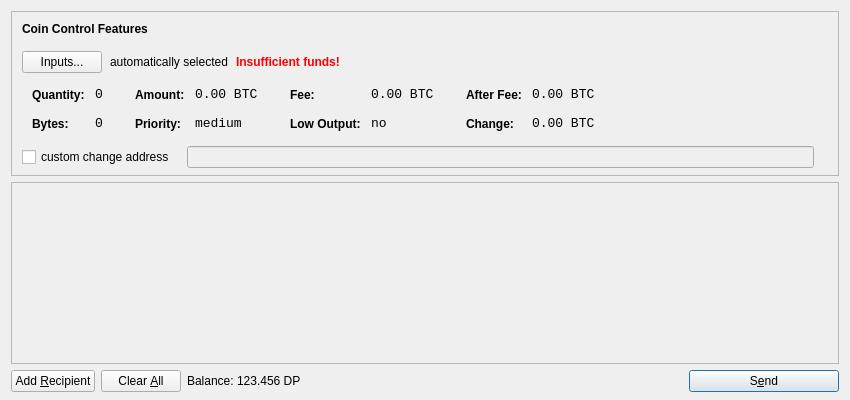
<?xml version="1.0" encoding="UTF-8"?>
<ui version="4.0">
 <class>SendCoinsDialog</class>
 <widget class="QDialog" name="SendCoinsDialog">
  <property name="geometry">
   <rect>
    <x>0</x>
    <y>0</y>
    <width>850</width>
    <height>400</height>
   </rect>
  </property>
  <property name="windowTitle">
   <string>Send Coins</string>
  </property>
  <layout class="QVBoxLayout" name="verticalLayout" stretch="0,1,0">
   <property name="bottomMargin">
    <number>8</number>
   </property>
   <item>
    <widget class="QFrame" name="frameCoinControl">
     <property name="sizePolicy">
      <sizepolicy hsizetype="Expanding" vsizetype="Expanding">
       <horstretch>0</horstretch>
       <verstretch>0</verstretch>
      </sizepolicy>
     </property>
     <property name="maximumSize">
      <size>
       <width>16777215</width>
       <height>16777215</height>
      </size>
     </property>
     <property name="frameShape">
      <enum>QFrame::StyledPanel</enum>
     </property>
     <property name="frameShadow">
      <enum>QFrame::Sunken</enum>
     </property>
     <layout class="QVBoxLayout" name="verticalLayoutCoinControl2">
      <property name="spacing">
       <number>-1</number>
      </property>
      <property name="leftMargin">
       <number>0</number>
      </property>
      <property name="topMargin">
       <number>0</number>
      </property>
      <property name="rightMargin">
       <number>0</number>
      </property>
      <property name="bottomMargin">
       <number>6</number>
      </property>
      <item>
       <layout class="QVBoxLayout" name="verticalLayoutCoinControl" stretch="0,0,0,0,1">
        <property name="spacing">
         <number>0</number>
        </property>
        <property name="leftMargin">
         <number>10</number>
        </property>
        <property name="topMargin">
         <number>10</number>
        </property>
        <item>
         <layout class="QHBoxLayout" name="horizontalLayoutCoinControl1">
          <property name="bottomMargin">
           <number>15</number>
          </property>
          <item>
           <widget class="QLabel" name="labelCoinControlFeatures">
            <property name="sizePolicy">
             <sizepolicy hsizetype="Preferred" vsizetype="Maximum">
              <horstretch>0</horstretch>
              <verstretch>0</verstretch>
             </sizepolicy>
            </property>
            <property name="font">
             <font>
              <weight>75</weight>
              <bold>true</bold>
             </font>
            </property>
            <property name="styleSheet">
             <string notr="true">font-weight:bold;</string>
            </property>
            <property name="text">
             <string>Coin Control Features</string>
            </property>
           </widget>
          </item>
         </layout>
        </item>
        <item>
         <layout class="QHBoxLayout" name="horizontalLayoutCoinControl2" stretch="0,0,0,0">
          <property name="spacing">
           <number>8</number>
          </property>
          <property name="bottomMargin">
           <number>10</number>
          </property>
          <item>
           <widget class="QPushButton" name="pushButtonCoinControl">
            <property name="styleSheet">
             <string notr="true"/>
            </property>
            <property name="text">
             <string>Inputs...</string>
            </property>
           </widget>
          </item>
          <item>
           <widget class="QLabel" name="labelCoinControlAutomaticallySelected">
            <property name="text">
             <string>automatically selected</string>
            </property>
            <property name="margin">
             <number>5</number>
            </property>
           </widget>
          </item>
          <item>
           <widget class="QLabel" name="labelCoinControlInsuffFunds">
            <property name="font">
             <font>
              <weight>75</weight>
              <bold>true</bold>
             </font>
            </property>
            <property name="styleSheet">
             <string notr="true">color:red;font-weight:bold;</string>
            </property>
            <property name="text">
             <string>Insufficient funds!</string>
            </property>
            <property name="margin">
             <number>5</number>
            </property>
           </widget>
          </item>
          <item>
           <spacer name="horizontalSpacerCoinControl">
            <property name="orientation">
             <enum>Qt::Horizontal</enum>
            </property>
            <property name="sizeHint" stdset="0">
             <size>
              <width>40</width>
              <height>1</height>
             </size>
            </property>
           </spacer>
          </item>
         </layout>
        </item>
        <item>
         <widget class="QWidget" name="widgetCoinControl" native="true">
          <property name="sizePolicy">
           <sizepolicy hsizetype="Preferred" vsizetype="Preferred">
            <horstretch>0</horstretch>
            <verstretch>0</verstretch>
           </sizepolicy>
          </property>
          <property name="minimumSize">
           <size>
            <width>0</width>
            <height>0</height>
           </size>
          </property>
          <property name="styleSheet">
           <string notr="true"/>
          </property>
          <layout class="QHBoxLayout" name="horizontalLayoutCoinControl5">
           <property name="margin">
            <number>0</number>
           </property>
           <item>
            <layout class="QHBoxLayout" name="horizontalLayoutCoinControl3" stretch="0,0,0,1">
             <property name="spacing">
              <number>20</number>
             </property>
             <property name="topMargin">
              <number>0</number>
             </property>
             <property name="bottomMargin">
              <number>10</number>
             </property>
             <item>
              <layout class="QFormLayout" name="formLayoutCoinControl1">
               <property name="horizontalSpacing">
                <number>10</number>
               </property>
               <property name="verticalSpacing">
                <number>14</number>
               </property>
               <property name="leftMargin">
                <number>10</number>
               </property>
               <property name="topMargin">
                <number>4</number>
               </property>
               <property name="rightMargin">
                <number>6</number>
               </property>
               <item row="0" column="0">
                <widget class="QLabel" name="labelCoinControlQuantityText">
                 <property name="styleSheet">
                  <string notr="true">font-weight:bold;</string>
                 </property>
                 <property name="text">
                  <string>Quantity:</string>
                 </property>
                 <property name="margin">
                  <number>0</number>
                 </property>
                </widget>
               </item>
               <item row="0" column="1">
                <widget class="QLabel" name="labelCoinControlQuantity">
                 <property name="font">
                  <font>
                   <family>Monospace</family>
                   <pointsize>10</pointsize>
                  </font>
                 </property>
                 <property name="cursor">
                  <cursorShape>IBeamCursor</cursorShape>
                 </property>
                 <property name="contextMenuPolicy">
                  <enum>Qt::ActionsContextMenu</enum>
                 </property>
                 <property name="text">
                  <string notr="true">0</string>
                 </property>
                 <property name="margin">
                  <number>0</number>
                 </property>
                 <property name="textInteractionFlags">
                  <set>Qt::LinksAccessibleByMouse|Qt::TextSelectableByKeyboard|Qt::TextSelectableByMouse</set>
                 </property>
                </widget>
               </item>
               <item row="1" column="0">
                <widget class="QLabel" name="labelCoinControlBytesText">
                 <property name="styleSheet">
                  <string notr="true">font-weight:bold;</string>
                 </property>
                 <property name="text">
                  <string>Bytes:</string>
                 </property>
                </widget>
               </item>
               <item row="1" column="1">
                <widget class="QLabel" name="labelCoinControlBytes">
                 <property name="font">
                  <font>
                   <family>Monospace</family>
                   <pointsize>10</pointsize>
                  </font>
                 </property>
                 <property name="cursor">
                  <cursorShape>IBeamCursor</cursorShape>
                 </property>
                 <property name="contextMenuPolicy">
                  <enum>Qt::ActionsContextMenu</enum>
                 </property>
                 <property name="text">
                  <string notr="true">0</string>
                 </property>
                 <property name="textInteractionFlags">
                  <set>Qt::LinksAccessibleByMouse|Qt::TextSelectableByKeyboard|Qt::TextSelectableByMouse</set>
                 </property>
                </widget>
               </item>
              </layout>
             </item>
             <item>
              <layout class="QFormLayout" name="formLayoutCoinControl2">
               <property name="horizontalSpacing">
                <number>10</number>
               </property>
               <property name="verticalSpacing">
                <number>14</number>
               </property>
               <property name="leftMargin">
                <number>6</number>
               </property>
               <property name="topMargin">
                <number>4</number>
               </property>
               <property name="rightMargin">
                <number>6</number>
               </property>
               <item row="0" column="0">
                <widget class="QLabel" name="labelCoinControlAmountText">
                 <property name="styleSheet">
                  <string notr="true">font-weight:bold;</string>
                 </property>
                 <property name="text">
                  <string>Amount:</string>
                 </property>
                 <property name="margin">
                  <number>0</number>
                 </property>
                </widget>
               </item>
               <item row="0" column="1">
                <widget class="QLabel" name="labelCoinControlAmount">
                 <property name="font">
                  <font>
                   <family>Monospace</family>
                   <pointsize>10</pointsize>
                  </font>
                 </property>
                 <property name="cursor">
                  <cursorShape>IBeamCursor</cursorShape>
                 </property>
                 <property name="contextMenuPolicy">
                  <enum>Qt::ActionsContextMenu</enum>
                 </property>
                 <property name="text">
                  <string notr="true">0.00 BTC</string>
                 </property>
                 <property name="textInteractionFlags">
                  <set>Qt::LinksAccessibleByMouse|Qt::TextSelectableByKeyboard|Qt::TextSelectableByMouse</set>
                 </property>
                </widget>
               </item>
               <item row="1" column="0">
                <widget class="QLabel" name="labelCoinControlPriorityText">
                 <property name="styleSheet">
                  <string notr="true">font-weight:bold;</string>
                 </property>
                 <property name="text">
                  <string>Priority:</string>
                 </property>
                </widget>
               </item>
               <item row="1" column="1">
                <widget class="QLabel" name="labelCoinControlPriority">
                 <property name="font">
                  <font>
                   <family>Monospace</family>
                   <pointsize>10</pointsize>
                  </font>
                 </property>
                 <property name="cursor">
                  <cursorShape>IBeamCursor</cursorShape>
                 </property>
                 <property name="contextMenuPolicy">
                  <enum>Qt::ActionsContextMenu</enum>
                 </property>
                 <property name="text">
                  <string>medium</string>
                 </property>
                 <property name="textInteractionFlags">
                  <set>Qt::LinksAccessibleByMouse|Qt::TextSelectableByKeyboard|Qt::TextSelectableByMouse</set>
                 </property>
                </widget>
               </item>
              </layout>
             </item>
             <item>
              <layout class="QFormLayout" name="formLayoutCoinControl3">
               <property name="horizontalSpacing">
                <number>10</number>
               </property>
               <property name="verticalSpacing">
                <number>14</number>
               </property>
               <property name="leftMargin">
                <number>6</number>
               </property>
               <property name="topMargin">
                <number>4</number>
               </property>
               <property name="rightMargin">
                <number>6</number>
               </property>
               <item row="0" column="0">
                <widget class="QLabel" name="labelCoinControlFeeText">
                 <property name="styleSheet">
                  <string notr="true">font-weight:bold;</string>
                 </property>
                 <property name="text">
                  <string>Fee:</string>
                 </property>
                 <property name="margin">
                  <number>0</number>
                 </property>
                </widget>
               </item>
               <item row="0" column="1">
                <widget class="QLabel" name="labelCoinControlFee">
                 <property name="font">
                  <font>
                   <family>Monospace</family>
                   <pointsize>10</pointsize>
                  </font>
                 </property>
                 <property name="cursor">
                  <cursorShape>IBeamCursor</cursorShape>
                 </property>
                 <property name="contextMenuPolicy">
                  <enum>Qt::ActionsContextMenu</enum>
                 </property>
                 <property name="text">
                  <string notr="true">0.00 BTC</string>
                 </property>
                 <property name="textInteractionFlags">
                  <set>Qt::LinksAccessibleByMouse|Qt::TextSelectableByKeyboard|Qt::TextSelectableByMouse</set>
                 </property>
                </widget>
               </item>
               <item row="1" column="0">
                <widget class="QLabel" name="labelCoinControlLowOutputText">
                 <property name="styleSheet">
                  <string notr="true">font-weight:bold;</string>
                 </property>
                 <property name="text">
                  <string>Low Output:</string>
                 </property>
                </widget>
               </item>
               <item row="1" column="1">
                <widget class="QLabel" name="labelCoinControlLowOutput">
                 <property name="font">
                  <font>
                   <family>Monospace</family>
                   <pointsize>10</pointsize>
                  </font>
                 </property>
                 <property name="cursor">
                  <cursorShape>IBeamCursor</cursorShape>
                 </property>
                 <property name="contextMenuPolicy">
                  <enum>Qt::ActionsContextMenu</enum>
                 </property>
                 <property name="text">
                  <string>no</string>
                 </property>
                 <property name="textInteractionFlags">
                  <set>Qt::LinksAccessibleByMouse|Qt::TextSelectableByKeyboard|Qt::TextSelectableByMouse</set>
                 </property>
                </widget>
               </item>
              </layout>
             </item>
             <item>
              <layout class="QFormLayout" name="formLayoutCoinControl4">
               <property name="horizontalSpacing">
                <number>10</number>
               </property>
               <property name="verticalSpacing">
                <number>14</number>
               </property>
               <property name="leftMargin">
                <number>6</number>
               </property>
               <property name="topMargin">
                <number>4</number>
               </property>
               <property name="rightMargin">
                <number>6</number>
               </property>
               <item row="0" column="0">
                <widget class="QLabel" name="labelCoinControlAfterFeeText">
                 <property name="styleSheet">
                  <string notr="true">font-weight:bold;</string>
                 </property>
                 <property name="text">
                  <string>After Fee:</string>
                 </property>
                 <property name="margin">
                  <number>0</number>
                 </property>
                </widget>
               </item>
               <item row="0" column="1">
                <widget class="QLabel" name="labelCoinControlAfterFee">
                 <property name="font">
                  <font>
                   <family>Monospace</family>
                   <pointsize>10</pointsize>
                  </font>
                 </property>
                 <property name="cursor">
                  <cursorShape>IBeamCursor</cursorShape>
                 </property>
                 <property name="contextMenuPolicy">
                  <enum>Qt::ActionsContextMenu</enum>
                 </property>
                 <property name="text">
                  <string notr="true">0.00 BTC</string>
                 </property>
                 <property name="textInteractionFlags">
                  <set>Qt::LinksAccessibleByMouse|Qt::TextSelectableByKeyboard|Qt::TextSelectableByMouse</set>
                 </property>
                </widget>
               </item>
               <item row="1" column="0">
                <widget class="QLabel" name="labelCoinControlChangeText">
                 <property name="styleSheet">
                  <string notr="true">font-weight:bold;</string>
                 </property>
                 <property name="text">
                  <string>Change:</string>
                 </property>
                </widget>
               </item>
               <item row="1" column="1">
                <widget class="QLabel" name="labelCoinControlChange">
                 <property name="font">
                  <font>
                   <family>Monospace</family>
                   <pointsize>10</pointsize>
                  </font>
                 </property>
                 <property name="cursor">
                  <cursorShape>IBeamCursor</cursorShape>
                 </property>
                 <property name="contextMenuPolicy">
                  <enum>Qt::ActionsContextMenu</enum>
                 </property>
                 <property name="text">
                  <string notr="true">0.00 BTC</string>
                 </property>
                 <property name="textInteractionFlags">
                  <set>Qt::LinksAccessibleByMouse|Qt::TextSelectableByKeyboard|Qt::TextSelectableByMouse</set>
                 </property>
                </widget>
               </item>
              </layout>
             </item>
            </layout>
           </item>
          </layout>
         </widget>
        </item>
        <item>
         <layout class="QHBoxLayout" name="horizontalLayoutCoinControl4" stretch="0,0,0">
          <property name="spacing">
           <number>12</number>
          </property>
          <property name="sizeConstraint">
           <enum>QLayout::SetDefaultConstraint</enum>
          </property>
          <property name="topMargin">
           <number>5</number>
          </property>
          <property name="rightMargin">
           <number>5</number>
          </property>
          <item>
           <widget class="QCheckBox" name="checkBoxCoinControlChange">
            <property name="text">
             <string>custom change address</string>
            </property>
           </widget>
          </item>
          <item>
           <widget class="QLineEdit" name="lineEditCoinControlChange">
            <property name="enabled">
             <bool>false</bool>
            </property>
            <property name="sizePolicy">
             <sizepolicy hsizetype="Expanding" vsizetype="Fixed">
              <horstretch>0</horstretch>
              <verstretch>0</verstretch>
             </sizepolicy>
            </property>
           </widget>
          </item>
          <item>
           <widget class="QLabel" name="labelCoinControlChangeLabel">
            <property name="sizePolicy">
             <sizepolicy hsizetype="Preferred" vsizetype="Expanding">
              <horstretch>0</horstretch>
              <verstretch>0</verstretch>
             </sizepolicy>
            </property>
            <property name="minimumSize">
             <size>
              <width>0</width>
              <height>0</height>
             </size>
            </property>
            <property name="text">
             <string/>
            </property>
            <property name="margin">
             <number>3</number>
            </property>
           </widget>
          </item>
         </layout>
        </item>
        <item>
         <spacer name="verticalSpacerCoinControl">
          <property name="orientation">
           <enum>Qt::Vertical</enum>
          </property>
          <property name="sizeHint" stdset="0">
           <size>
            <width>800</width>
            <height>1</height>
           </size>
          </property>
         </spacer>
        </item>
       </layout>
      </item>
     </layout>
    </widget>
   </item>
   <item>
    <widget class="QScrollArea" name="scrollArea">
     <property name="widgetResizable">
      <bool>true</bool>
     </property>
     <widget class="QWidget" name="scrollAreaWidgetContents">
      <property name="geometry">
       <rect>
        <x>0</x>
        <y>0</y>
        <width>830</width>
        <height>165</height>
       </rect>
      </property>
      <layout class="QVBoxLayout" name="verticalLayout_2">
       <property name="margin">
        <number>0</number>
       </property>
       <item>
        <layout class="QVBoxLayout" name="entries">
         <property name="spacing">
          <number>6</number>
         </property>
        </layout>
       </item>
       <item>
        <spacer name="verticalSpacer">
         <property name="orientation">
          <enum>Qt::Vertical</enum>
         </property>
         <property name="sizeHint" stdset="0">
          <size>
           <width>20</width>
           <height>40</height>
          </size>
         </property>
        </spacer>
       </item>
      </layout>
     </widget>
    </widget>
   </item>
   <item>
    <layout class="QHBoxLayout" name="horizontalLayout">
     <item>
      <widget class="QPushButton" name="addButton">
       <property name="toolTip">
        <string>Send to multiple recipients at once</string>
       </property>
       <property name="text">
        <string>Add &amp;Recipient</string>
       </property>
       <property name="icon">
        <iconset resource="../bitcoin.qrc">
         <normaloff>:/icons/add</normaloff>:/icons/add</iconset>
       </property>
       <property name="autoDefault">
        <bool>false</bool>
       </property>
      </widget>
     </item>
     <item>
      <widget class="QPushButton" name="clearButton">
       <property name="sizePolicy">
        <sizepolicy hsizetype="Minimum" vsizetype="Fixed">
         <horstretch>0</horstretch>
         <verstretch>0</verstretch>
        </sizepolicy>
       </property>
       <property name="toolTip">
        <string>Remove all transaction fields</string>
       </property>
       <property name="text">
        <string>Clear &amp;All</string>
       </property>
       <property name="icon">
        <iconset resource="../bitcoin.qrc">
         <normaloff>:/icons/remove</normaloff>:/icons/remove</iconset>
       </property>
       <property name="autoRepeatDelay">
        <number>300</number>
       </property>
       <property name="autoDefault">
        <bool>false</bool>
       </property>
      </widget>
     </item>
     <item>
      <layout class="QHBoxLayout" name="horizontalLayout_2">
       <property name="spacing">
        <number>3</number>
       </property>
       <item>
        <widget class="QLabel" name="label">
         <property name="text">
          <string>Balance:</string>
         </property>
        </widget>
       </item>
       <item>
        <widget class="QLabel" name="labelBalance">
         <property name="cursor">
          <cursorShape>IBeamCursor</cursorShape>
         </property>
         <property name="text">
          <string>123.456 DP</string>
         </property>
         <property name="textInteractionFlags">
          <set>Qt::LinksAccessibleByMouse|Qt::TextSelectableByKeyboard|Qt::TextSelectableByMouse</set>
         </property>
        </widget>
       </item>
      </layout>
     </item>
     <item>
      <spacer name="horizontalSpacer">
       <property name="orientation">
        <enum>Qt::Horizontal</enum>
       </property>
       <property name="sizeHint" stdset="0">
        <size>
         <width>40</width>
         <height>20</height>
        </size>
       </property>
      </spacer>
     </item>
     <item>
      <widget class="QPushButton" name="sendButton">
       <property name="minimumSize">
        <size>
         <width>150</width>
         <height>0</height>
        </size>
       </property>
       <property name="toolTip">
        <string>Confirm the send action</string>
       </property>
       <property name="text">
        <string>S&amp;end</string>
       </property>
       <property name="icon">
        <iconset resource="../bitcoin.qrc">
         <normaloff>:/icons/send</normaloff>:/icons/send</iconset>
       </property>
       <property name="default">
        <bool>true</bool>
       </property>
      </widget>
     </item>
    </layout>
   </item>
  </layout>
 </widget>
 <resources>
  <include location="../bitcoin.qrc"/>
 </resources>
 <connections/>
</ui>
